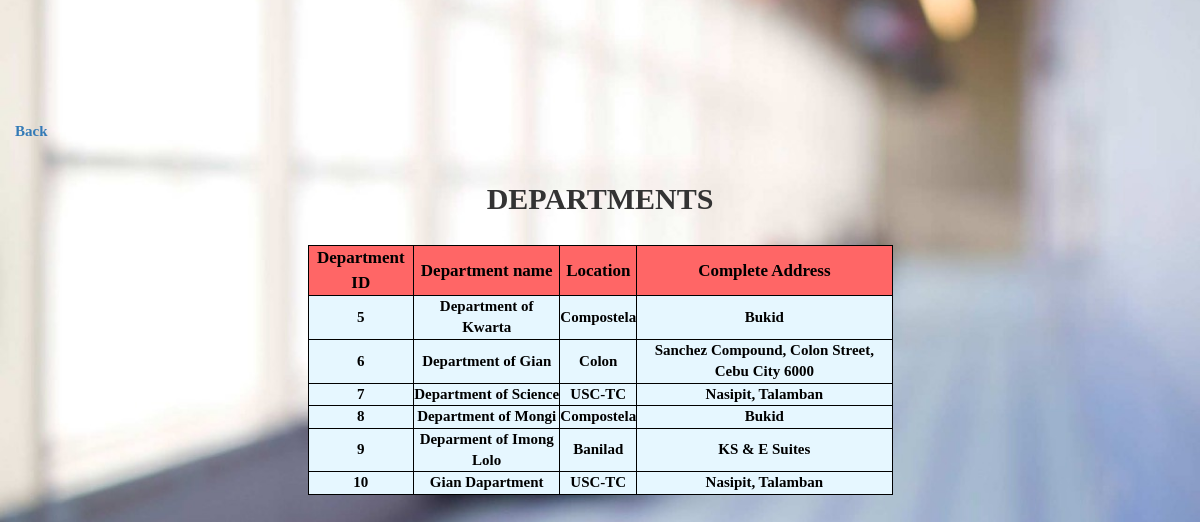
The app's page /viewDept.php (signed in) with its own data.
### tables this page shows
CREATE TABLE `department` (
  `dept_ID` int(11) NOT NULL,
  `dept_name` varchar(30) NOT NULL,
  `loc_ID` int(11) NOT NULL
);

CREATE TABLE `location` (
  `loc_ID` int(11) NOT NULL,
  `loc_name` varchar(30) NOT NULL,
  `loc_address` varchar(200) NOT NULL
);

### viewDept.php (the view, shortened to what this page needs)
<?php
require("connector.php");
$sql = "SELECT * FROM department LEFT JOIN location ON department.loc_ID = location.loc_ID";
$result = mysqli_query($conn, $sql);
?>
<!DOCTYPE html>
<html>
    <link rel="stylesheet" href="https://maxcdn.bootstrapcdn.com/bootstrap/3.3.7/css/bootstrap.min.css">
 	<link rel="stylesheet" href="https://cdnjs.cloudflare.com/ajax/libs/font-awesome/4.7.0/css/font-awesome.min.css">
	 <link rel="stylesheet" type="text/css" href="view.css">
</head>
<body id="bg">
	<br>
	<br>
	<br>
	<br>
	<br>
	<br>
	<div class="container">
		<div class="row">
			<a href="home.php" style="font-size: 15px; font-family: Century; font-weight: bold; text-decoration: none;"> Back </a>
			<br>
			<br>
			<h2 style="font-family: Century; font-weight: bold; text-align: center;">DEPARTMENTS</h2>
			<br>
			<table align="center">
				<tr>
					<th style="background-color: #ff6666;">Department ID</th>
					<th style="background-color: #ff6666;">Department name</th>
					<th style="background-color: #ff6666;">Location</th>
					<th style="background-color: #ff6666;">Complete Address</th>
				</tr>
				<?php
					while($row = mysqli_fetch_assoc($result)){
						echo "<tr>";
						echo "<th style='background-color: #e6f7ff; font-size: 15px;'> {$row['dept_ID']} </th>";
						echo "<th style='background-color: #e6f7ff; font-size: 15px;'> {$row['dept_name']} </th>";
						echo "<th style='background-color: #e6f7ff; font-size: 15px;'> {$row['loc_name']} </th>";
						echo "<th style='background-color: #e6f7ff; font-size: 15px;'> {$row['loc_address']} </th>";
						echo "</tr>";
					}
				?>
			</table>
		</div>
	</div>
</body>
</html>

### view.css (style rules this page uses)
#bg { background-image: url("hrbackground.jpg"); height: 100%; background-position: center; background-repeat: no-repeat; background-size: cover; }
table { margin: auto; width: 50%; height: 100%; background-color: none; border: 1px solid black; }
th { font-size: 17px; font-weight: bold; color: black; text-align: center; border: 1px solid black; font-family: Century; }

### records on screen
department: dept_ID "5", dept_name "Department of Kwarta", loc_ID.loc_name "Compostela", loc_ID.loc_address "Bukid"
department: dept_ID "6", dept_name "Department of Gian", loc_ID.loc_name "Colon", loc_ID.loc_address "Sanchez Compound, Colon Street, Cebu City 6000"
department: dept_ID "7", dept_name "Department of Science", loc_ID.loc_name "USC-TC", loc_ID.loc_address "Nasipit, Talamban"
department: dept_ID "8", dept_name "Department of Mongi", loc_ID.loc_name "Compostela", loc_ID.loc_address "Bukid"
department: dept_ID "9", dept_name "Deparment of Imong Lolo", loc_ID.loc_name "Banilad", loc_ID.loc_address "KS & E Suites"
department: dept_ID "10", dept_name "Gian Dapartment", loc_ID.loc_name "USC-TC", loc_ID.loc_address "Nasipit, Talamban"
